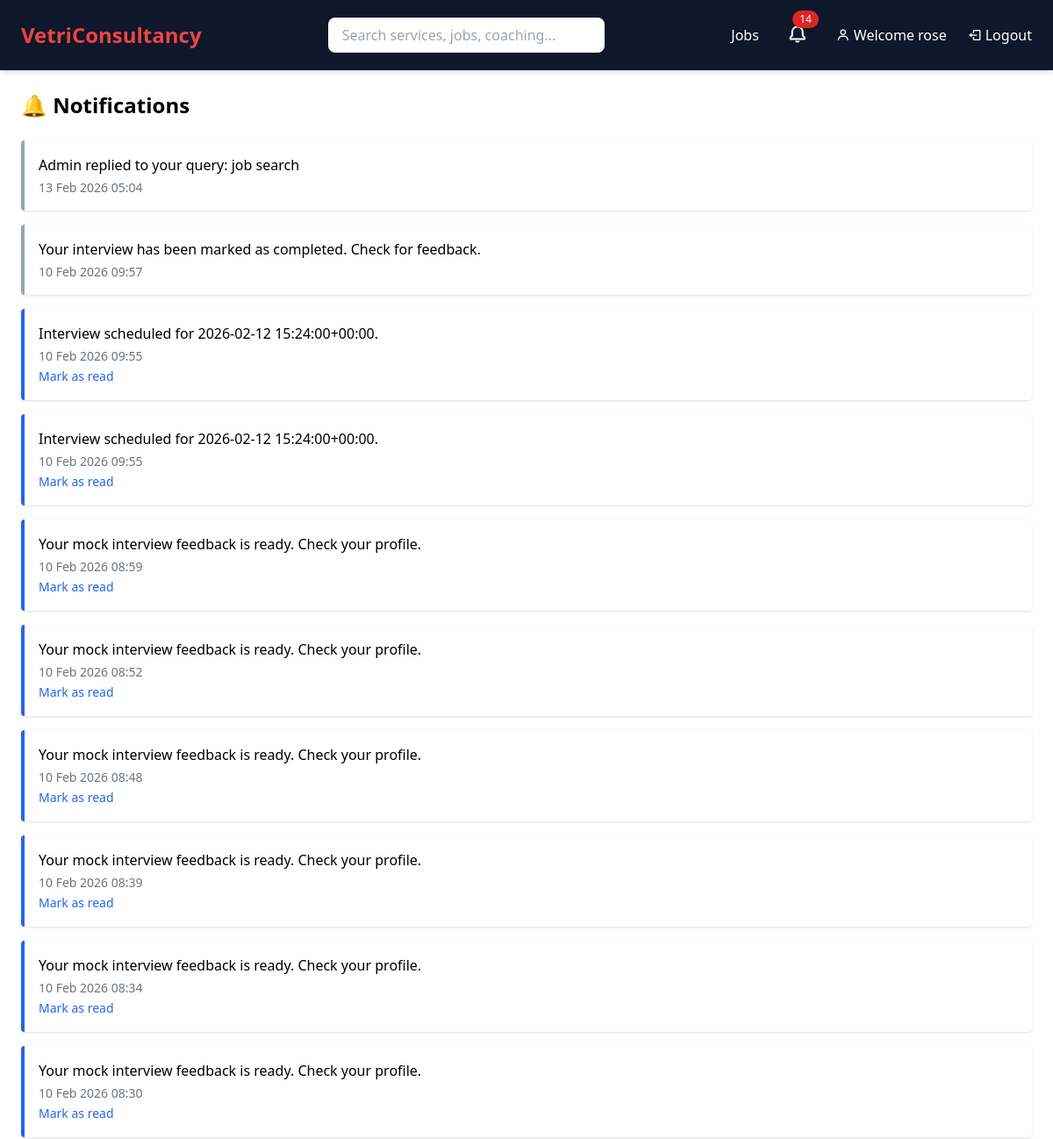
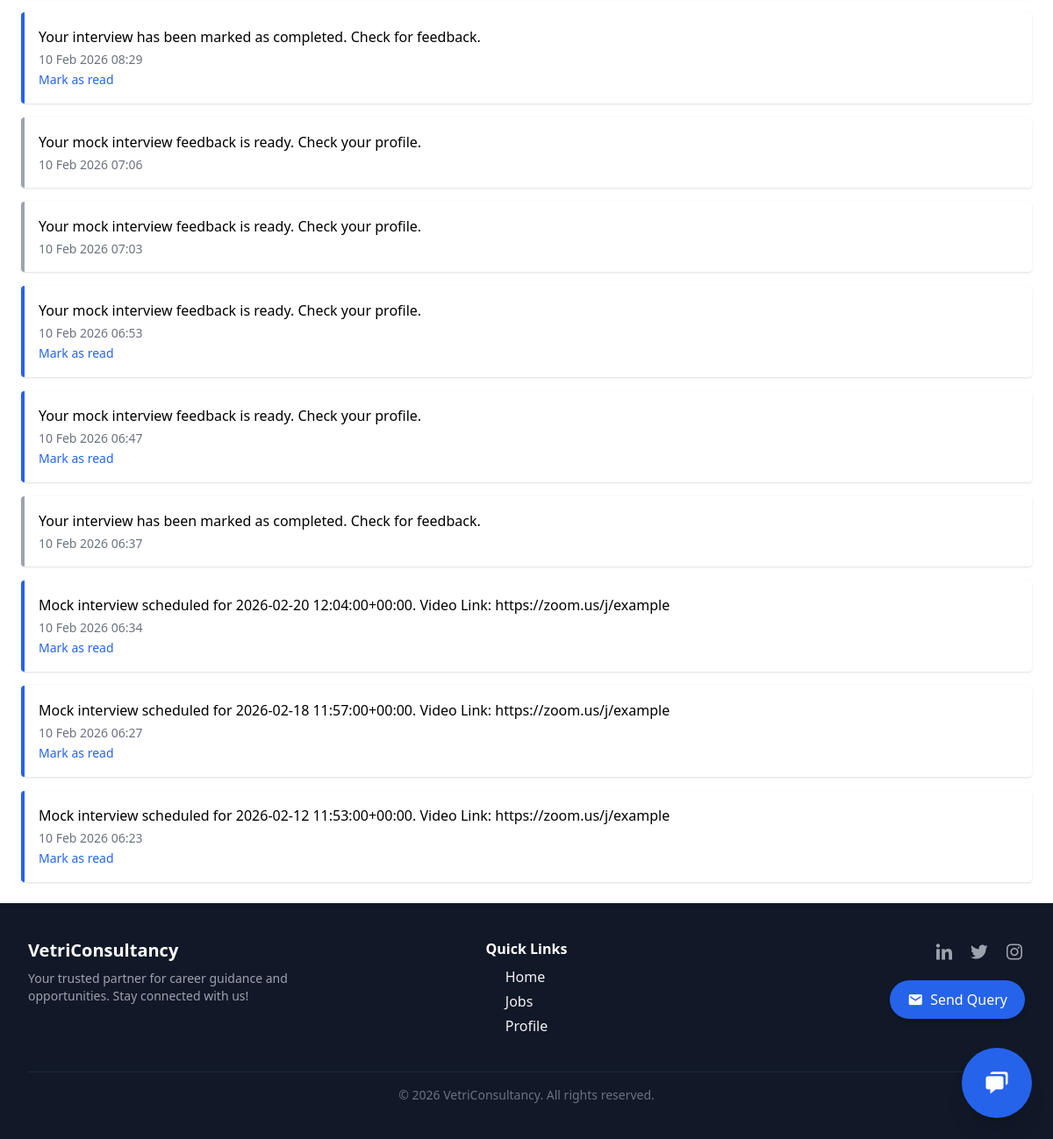
The app's page /notifications/ (signed in) with its own data (2 pictures, top to bottom).
### VCS/models.py (models this page shows, shortened)
class Notification(models.Model):
    user = models.ForeignKey(User, on_delete=models.CASCADE)
    message = models.TextField()
    is_read = models.BooleanField(default=False)
    created_at = models.DateTimeField(auto_now_add=True)

### VCS/views.py (the view)
# urls.py: path('notifications/', notifications, name='notifications'),
@login_required
def notifications(request):
    notes = Notification.objects.filter(user=request.user).order_by('-created_at')
    return render(request, 'notifications.html', {'notifications': notes})

### VCS/context_processors.py (called while the page is built)
def notification_count(request):
    if request.user.is_authenticated:
        unread_count = Notification.objects.filter(
            user=request.user,
            is_read=False
        ).count()
        latest_notifications = Notification.objects.filter(
            user=request.user
        ).order_by('-created_at')[:5]
    else:
        unread_count = 0
        latest_notifications = []
    return {
        'notification_count': unread_count,
        'latest_notifications': latest_notifications,
    }

### VCS/templates/notifications.html
{% extends 'base.html' %}
{% block content %}
<h1 class="text-2xl font-bold mb-6">🔔 Notifications</h1>
<div class="space-y-4">
{% for note in notifications %}
<div class="bg-white p-4 rounded shadow border-l-4
    {% if note.is_read %}border-gray-400{% else %}border-blue-600{% endif %}">
    <p>{{ note.message }}</p>
    <p class="text-sm text-gray-500 mt-1">
        {{ note.created_at|date:"d M Y H:i" }}
    </p>
    {% if not note.is_read %}
    <a href="{% url 'mark_notification_read' note.id %}"
       class="text-blue-600 text-sm hover:underline">
        Mark as read
    </a>
    {% endif %}
</div>
{% empty %}
<p>No notifications.</p>
{% endfor %}
</div>
{% endblock %}

### VCS/templates/base.html (shortened to what this page needs)
<!DOCTYPE html>
<html lang="en" x-data="{ open: false, openQuery:false }">
<head>
    <script src="https://cdn.tailwindcss.com"></script>
    <link href="https://unpkg.com/boxicons@2.1.4/css/boxicons.min.css" rel="stylesheet">
    <link href="https://cdn.jsdelivr.net/npm/fullcalendar@6.1.11/index.global.min.css" rel="stylesheet">
</head>
<body class="flex flex-col min-h-screen">
    <header class="bg-slate-900 text-white px-6 py-4 flex flex-col md:flex-row md:items-center md:justify-between shadow-md">
    <div class="flex justify-between items-center w-full md:w-auto">
        <a href="/" class="text-2xl font-bold text-red-500 hover:text-red-600 transition-colors duration-200">
            VetriConsultancy
        </a>
    </div>
    <div :class="{'block': open, 'hidden': !open}" class="w-full mt-4 md:mt-0 md:flex md:items-center md:justify-between">
        <form action="/search/" method="get" class="w-full md:w-1/3 mx-auto mb-3 md:mb-0">
            <input type="text" name="q"
                   placeholder="Search services, jobs, coaching..."
                   class="w-full px-4 py-2 rounded-lg text-black focus:outline-none focus:ring-2 focus:ring-blue-500 transition shadow-sm">
        </form>
        <nav class="flex flex-col md:flex-row md:items-center space-y-2 md:space-y-0 md:space-x-6 text-sm md:text-base">
            <a href="/jobs/" class="hover:text-blue-400 transition duration-200">Jobs</a>
            {% if user.is_authenticated %}
            <div class="relative" id="notification-container">
                <button onclick="toggleNotifications()" class="relative text-2xl p-2 rounded hover:bg-slate-800 transition focus:outline-none">
                    <i class='bx bx-bell'></i>
                    {% if notification_count > 0 %}
                    <span class="absolute -top-1 -right-1 bg-red-600 text-white text-xs px-2 py-0.5 rounded-full">
                        {{ notification_count }}
                    </span>
                    {% endif %}
                </button>
            </div>
            {% if user.is_superuser or user.is_staff %}
            <a href="{% url 'admin_dashboard' %}" class="flex items-center gap-1 hover:text-yellow-400 transition duration-200">
                <i class='bx bx-tachometer'></i> Dashboard
            </a>
            {% else %}
            <a href="{% url 'profile' %}" class="flex items-center gap-1 hover:text-blue-400 transition duration-200">
                <i class='bx bx-user'></i> Welcome {{ user.username }}
            </a>
            {% endif %}
            <form method="post" action="{% url 'logout' %}" class="inline">
                <button type="submit" class="flex items-center gap-1 hover:text-red-400 transition duration-200">
                    <i class='bx bx-log-out'></i> Logout
                </button>
            </form>
            {% endif %}
        </nav>
    </div>
</header>
<main class="flex-grow px-4 md:px-6 py-6">
    {% block content %}{% endblock %}
</main>
<footer class="bg-gray-900 text-gray-100 py-10">
    <div class="max-w-7xl mx-auto px-4 sm:px-6 lg:px-8">
        <div class="grid grid-cols-1 sm:grid-cols-3 gap-8">
            <div class="flex flex-col items-center sm:items-start text-center sm:text-left">
                <h2 class="text-xl font-bold text-white mb-2">VetriConsultancy</h2>
                <p class="text-gray-400 text-sm">
                    Your trusted partner for career guidance and opportunities.
                    Stay connected with us!
                </p>
            </div>
            <div class="flex flex-col items-center">
                <h3 class="text-white font-semibold mb-2">Quick Links</h3>
                <ul class="space-y-1">
                    {% if user.is_superuser %}
                    <li><a href="/" class="hover:text-blue-500 transition-colors duration-200">Home</a></li>
                    <li><a href="/jobs" class="hover:text-blue-500 transition-colors duration-200">Jobs</a></li>
                    {% else %}
                    <li><a href="/" class="hover:text-blue-500 transition-colors duration-200">Home</a></li>
                    <li><a href="/jobs" class="hover:text-blue-500 transition-colors duration-200">Jobs</a></li>
                    <li><a href="/profile" class="hover:text-blue-500 transition-colors duration-200">Profile</a></li>
                    {% endif %}
                </ul>
            </div>
            <div class="flex flex-col items-center sm:items-end text-center sm:text-right space-y-4">
                <div class="flex space-x-4 justify-center sm:justify-end">
                    <a href="#" class="text-gray-400 hover:text-blue-600 transition-colors duration-200">
                        <i class='bx bxl-linkedin text-2xl'></i>
                    </a>
                    <a href="#" class="text-gray-400 hover:text-sky-400 transition-colors duration-200">
                        <i class='bx bxl-twitter text-2xl'></i>
                    </a>
                    <a href="#" class="text-gray-400 hover:text-pink-500 transition-colors duration-200">
                        <i class='bx bxl-instagram text-2xl'></i>
                    </a>
                </div>
                {% if user.is_authenticated and not user.is_superuser and not user.is_staff %}
                <button @click="openQuery=true"
                        class="bg-blue-600 hover:bg-blue-700 text-white px-5 py-2 rounded-full flex items-center gap-2 shadow-md hover:shadow-xl transition-all duration-300 transform hover:-translate-y-1 hover:scale-105">
                    <i class='bx bxs-envelope text-lg'></i>
                    <span class="font-medium">Send Query</span>
                </button>
                {% endif %}
            </div>
        </div>
        <div class="mt-10 border-t border-gray-800 pt-4 text-center text-gray-500 text-sm">
            © 2026 VetriConsultancy. All rights reserved.
        </div>
    </div>
</footer>
{% if user.is_authenticated and not user.is_superuser and not user.is_staff %}
<div x-data="{ openChat: false }" class="fixed bottom-6 right-6 z-50">
    <button @click="openChat = true"
        class="fixed bottom-6 right-6 w-16 h-16 sm:w-20 sm:h-20 bg-blue-600 hover:bg-blue-700 text-white rounded-full shadow-xl flex items-center justify-center transition-all duration-300 transform hover:scale-110 hover:rotate-12 animate-bounce">
    <i class='bx bxs-chat text-2xl sm:text-3xl'></i>
    </button>
</div>
{% endif %}
</body>
</html>

### records on screen
Notification: message "Admin replied to your query: job search", created_at "13 Feb 2026 05:04"
Notification: message "Your interview has been marked as completed. Check for feedback.", created_at "10 Feb 2026 09:57"
Notification: message "Interview scheduled for 2026-02-12 15:24:00+00:00.", created_at "10 Feb 2026 09:55", is_read "Mark as read"
Notification: message "Interview scheduled for 2026-02-12 15:24:00+00:00.", created_at "10 Feb 2026 09:55", is_read "Mark as read"
Notification: message "Your mock interview feedback is ready. Check your profile.", created_at "10 Feb 2026 08:59", is_read "Mark as read"
Notification: message "Your mock interview feedback is ready. Check your profile.", created_at "10 Feb 2026 08:52", is_read "Mark as read"
Notification: message "Your mock interview feedback is ready. Check your profile.", created_at "10 Feb 2026 08:48", is_read "Mark as read"
Notification: message "Your mock interview feedback is ready. Check your profile.", created_at "10 Feb 2026 08:39", is_read "Mark as read"
Notification: message "Your mock interview feedback is ready. Check your profile.", created_at "10 Feb 2026 08:34", is_read "Mark as read"
Notification: message "Your mock interview feedback is ready. Check your profile.", created_at "10 Feb 2026 08:30", is_read "Mark as read"
Notification: message "Your interview has been marked as completed. Check for feedback.", created_at "10 Feb 2026 08:29", is_read "Mark as read"
Notification: message "Your mock interview feedback is ready. Check your profile.", created_at "10 Feb 2026 07:06"
Notification: message "Your mock interview feedback is ready. Check your profile.", created_at "10 Feb 2026 07:03"
Notification: message "Your mock interview feedback is ready. Check your profile.", created_at "10 Feb 2026 06:53", is_read "Mark as read"
Notification: message "Your mock interview feedback is ready. Check your profile.", created_at "10 Feb 2026 06:47", is_read "Mark as read"
Notification: message "Your interview has been marked as completed. Check for feedback.", created_at "10 Feb 2026 06:37"
Notification: message "Mock interview scheduled for 2026-02-20 12:04:00+00:00. Video Link: https://zoom.us/j/example", created_at "10 Feb 2026 06:34", is_read "Mark as read"
Notification: message "Mock interview scheduled for 2026-02-18 11:57:00+00:00. Video Link: https://zoom.us/j/example", created_at "10 Feb 2026 06:27", is_read "Mark as read"
Notification: message "Mock interview scheduled for 2026-02-12 11:53:00+00:00. Video Link: https://zoom.us/j/example", created_at "10 Feb 2026 06:23", is_read "Mark as read"

### other values on screen
{{ notification_count }} "14"
{{ user.username }} "rose"
